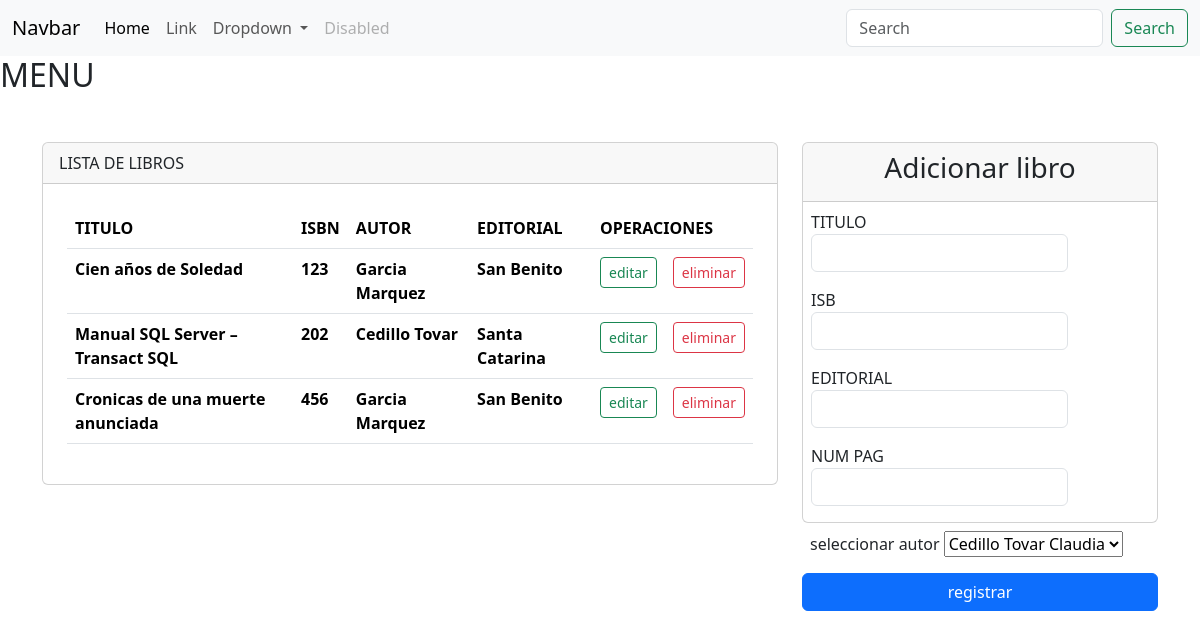
The app's page /libros.php with its own data.
### tables this page shows
CREATE TABLE autorLibro(
	idAutor int(11) NOT NULL,
	idLibro int(11) NOT NULL,
	foreign key (idAutor) references autor(idAutor),
	foreign key (idLibro) references libro(idLibro)
);

CREATE TABLE libro(
	idLibro int NOT NULL AUTO_INCREMENT PRIMARY KEY,
	titulo varchar(100) NOT NULL,
	isbn int NOT NULL,
	editorial varchar(25) NOT NULL,
	paginas int NOT NULL
);

CREATE TABLE autor(
	idAutor int NOT NULL AUTO_INCREMENT PRIMARY KEY,
	nombre varchar(15) NOT NULL,
	apePaterno varchar(15) NOT NULL,
	apeMaterno varchar(15) NOT NULL
);

### database/PDO/Connection.php (called while the page is built, shortened)
<?php
class Connection
{
  private static $instance;
  private $connection;
  public static function getInstance()
  {
    if (!self::$instance instanceof self) {
      self::$instance =  new self;
    }
    return self::$instance;
  }
  public function getConnection()
  {
    return $this->connection;
  }
  private function makeConnection()
  {
    $this->connection = $this->conectarpdo();
  }
  private function conectarpdo()
  {
    $server = "localhost";
    $db = "biblioteca_php";
    $user = "root";
    $password = "caminante";
    try {
      $pdo = new \PDO("mysql:host=$server;dbname=$db", $user, $password, [
        \PDO::ATTR_ERRMODE => \PDO::ERRMODE_EXCEPTION,
        \PDO::ATTR_EMULATE_PREPARES => false
      ]);
      return $pdo;
    } catch (\PDOException $e) {
      echo "error al conectar con la db: " . $e->getMessage();
      die();
    }
  }
}

### app/Controllers/Functions.php (called while the page is built, shortened)
<?php
class Functions
{
  private $con;
  public function __construct()
  {
    $this->con = Connection::getInstance()->getConnection();
  }
  function libro()
  {
    $sql = $this->con->prepare('select * from libro l inner join autorLibro al ON l
    .idLibro=al.idLibro INNER JOIN autor a ON al.idAutor=a.idAutor');
    $sql->execute();
    $resultado = $sql->fetchAll(\PDO::FETCH_ASSOC);
    return $resultado;
  }
  function autor()
  {
    $sql = $this->con->prepare('select * from autor order by apePaterno');
    $sql->execute();
    $resultado = $sql->fetchAll(\PDO::FETCH_ASSOC);
    var_dump($resultado);
    return $resultado;
  }
}

### public/libros.php (the view, shortened to what this page needs)
<?php
include_once 'Templates/header.php';
$funciones = new Functions();
?>
<div class="container mt-5 mb-5">
  <div class="row">
    <div class="col-md-8">
      <div class="card">
        <div class="card-header">
          LISTA DE LIBROS
        </div>
        <div class="p-4">
          <table class="table">
            <thead>
              <tr>
                <th>TITULO</th>
                <th>ISBN</th>
                <th>AUTOR</th>
                <th>EDITORIAL</th>
                <th colspan="2">OPERACIONES</th>
              </tr>
            </thead>
            <tbody>
              <?php foreach ($funciones->libro() as $key => $value) { ?>
                <tr>
                  <th><?= $value['titulo'] ?></th>
                  <th><?= $value['isbn'] ?></th>
                  <th><?= $value['apePaterno'] . " " . $value['apeMaterno'] ?></th>
                  <th><?= $value['editorial'] ?></th>
                  <th><a href="#"><button type="button" class="btn btn-outline-success btn-sm">editar</button></a></th>
                  <th><a href="#"><button type="button" class="btn btn-outline-danger btn-sm">eliminar</button></a></th>
                </tr>
              <?php } ?>
            </tbody>
          </table>
        </div>
      </div>
    </div>
    <div class="col-md-4">
      <div class="card">
        <div class="card-header text-center">
          <h3>Adicionar libro</h3>
        </div>
        <form action="function/funciones.php" method="POST">
          <div class="m-2">
            <label for="" class="form-label">TITULO
              <input type="text" class="form-control" name="txtTitulo" autofocus>
            </label>
          </div>
          <div class="m-2">
            <label for="" class="form-label">ISB
              <input type="text" class="form-control" name="txtISBN" autofocus>
            </label>
          </div>
          <div class="m-2">
            <label for="" class="form-label">EDITORIAL
              <input type="text" class="form-control" name="txtEditorial" autofocus>
            </label>
          </div>
          <div class="m-2">
            <label for="" class="form-label">NUM PAG
              <input type="number" class="form-control" name="numPaginas" autofocus>
            </label>
          </div>
      </div>
      <div class="m-2">
        <label for="" class="form-label">seleccionar autor
          <select name="txtAutor" id="idAutor">
            <?php foreach ($funciones->autor() as $key => $value) { ?>
              <option value="<?$value['idAutor']?>"><?= $value['apePaterno'] . " " . $value['apeMaterno'] . " " . $value['nombre'] ?></option>
            <?php } ?>
          </select>
        </label>
      </div>
      <div class="d-grid">
        <input type="submit" class="btn btn-primary" value="registrar">
      </div>
    </div>
  </div>
</div>

### records on screen
autorlibro: idLibro.titulo "Cien años de Soledad", idLibro.isbn "123", idAutor.apePaterno "Garcia", idAutor.apeMaterno "Marquez", idLibro.editorial "San Benito"
autorlibro: idLibro.titulo "Manual SQL Server –Transact SQL", idLibro.isbn "202", idAutor.apePaterno "Cedillo", idAutor.apeMaterno "Tovar", idLibro.editorial "Santa Catarina"
autorlibro: idLibro.titulo "Cronicas de una muerte anunciada", idLibro.isbn "456", idAutor.apePaterno "Garcia", idAutor.apeMaterno "Marquez", idLibro.editorial "San Benito"

### other values on screen
form field txtAutor "Cedillo Tovar Claudia"
